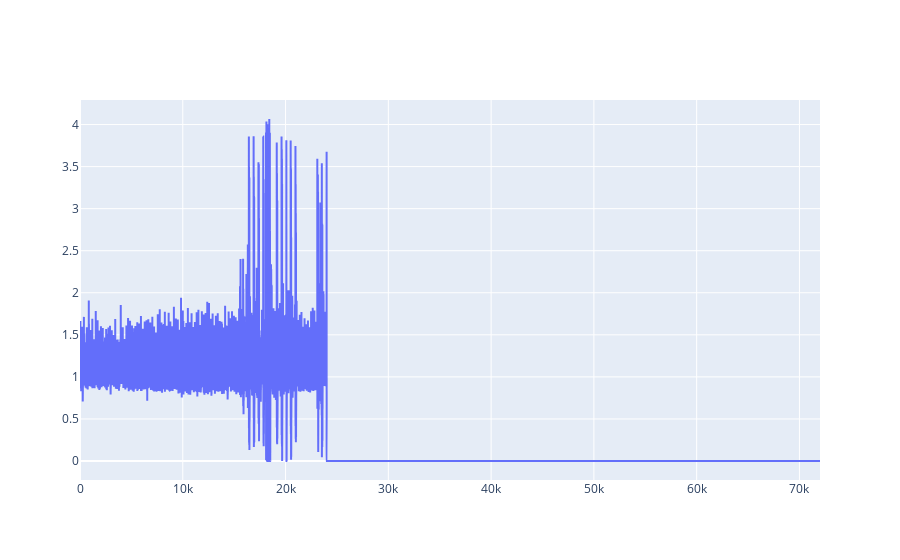

The code cell stored with this chart in its notebook:
### Code cell
fig = go.Figure()
fig.add_trace(go.Scatter(
            y = df_sitted.loc[0]['signal'],
            line =  dict(shape =  'spline' ),
            name = 'Original noisy signal'
            ))
fig.show()

### Figure 1 — Plotly figure (JSON) as saved in the notebook; plotly's stock layout.template omitted (floating-point values rounded to 4 significant figures; data arrays with more than 128 entries replaced by an {"elided": "..."} marker saying what was removed)
{"data": [{"line": {"shape": "spline"}, "name": "Original noisy signal", "type": "scatter", "y": {"elided": "72000 float values"}}], "layout": {}}
